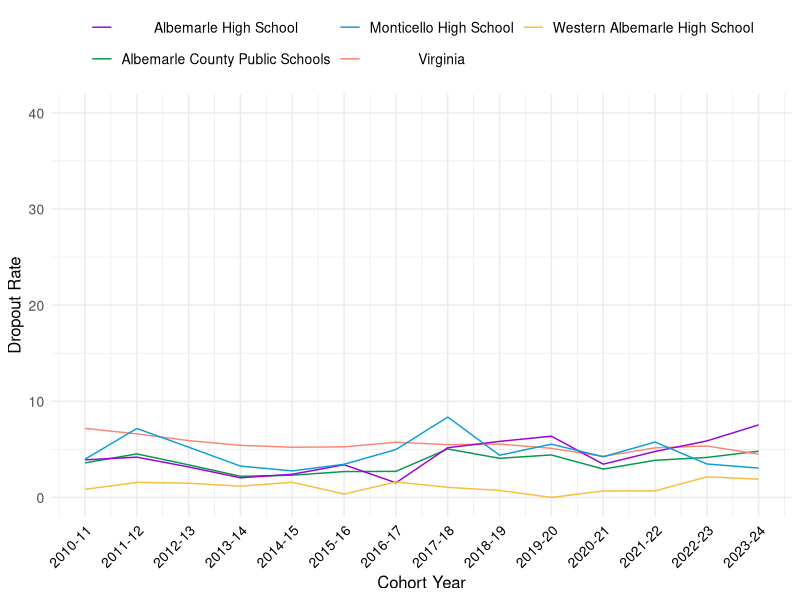
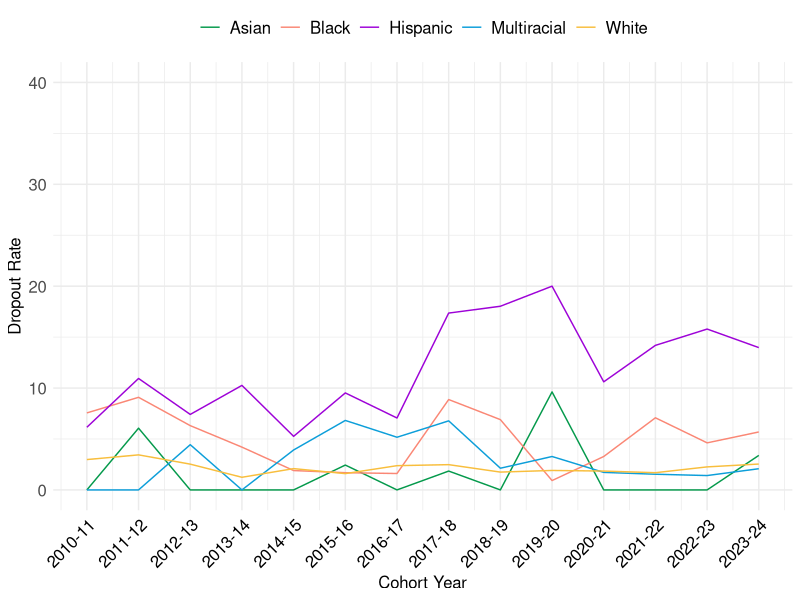
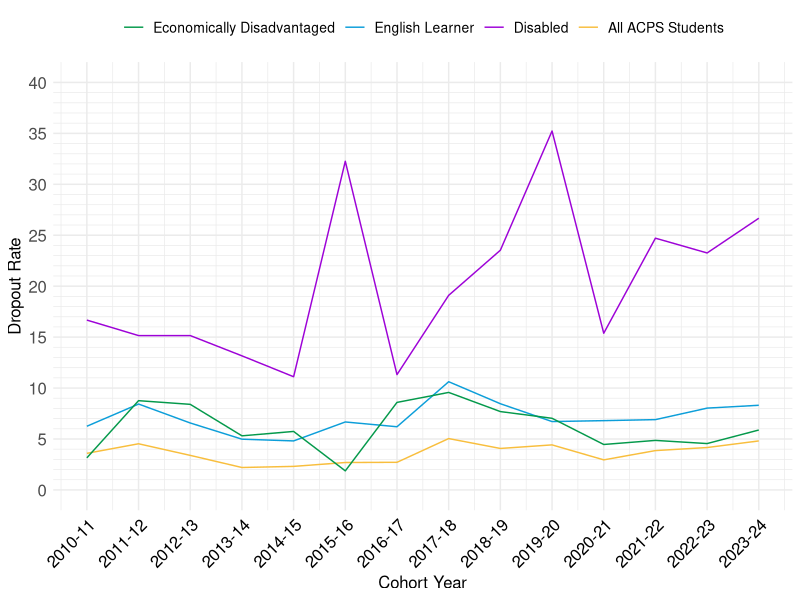
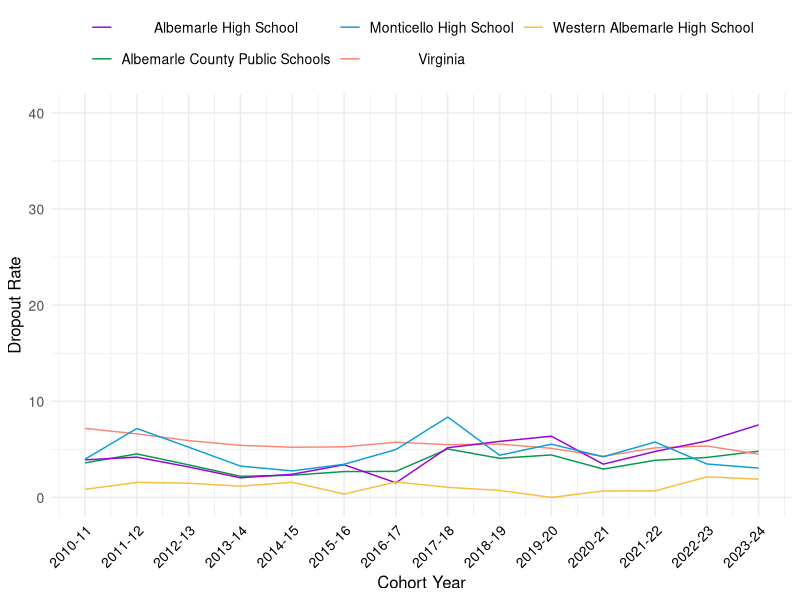
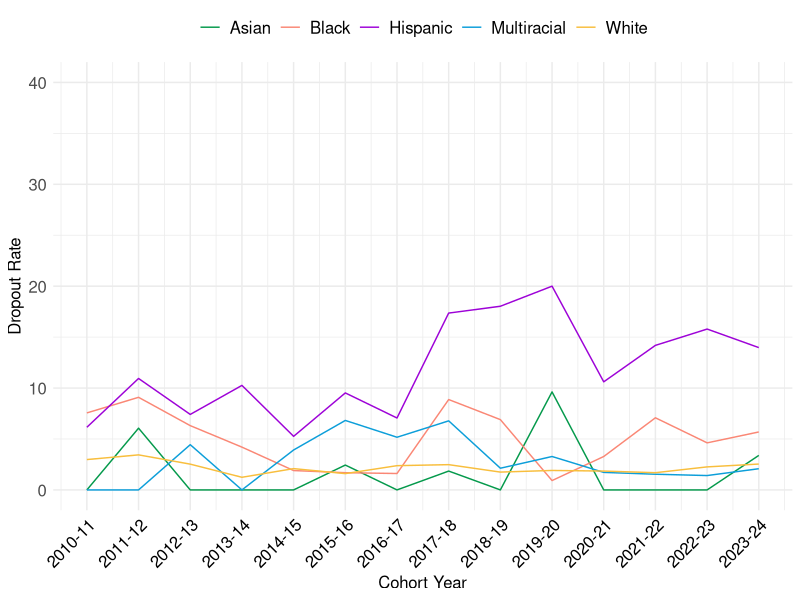
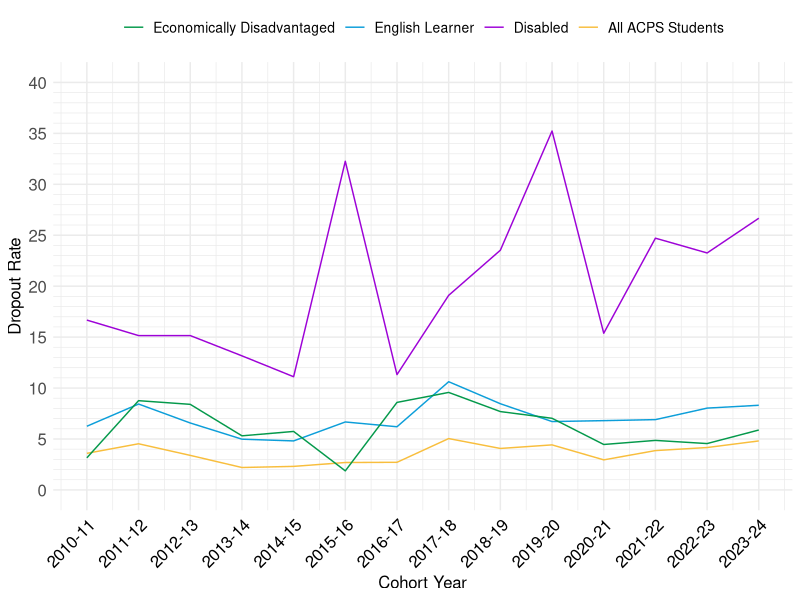

Recreate these plots in R, in order.
## ---- chunk 1
knitr::opts_chunk$set(echo = FALSE)
##############################################################
# Call Libraries
##############################################################

library(readxl)
library(dplyr)
library(tidyverse)
library(ggplot2)
library(here)

grad <- read_csv("../data/ACPS_graduation_data_2008-24.csv")
## ---- chunk 2
##############################################################
# Dropout Rates by School
##############################################################

ggplot() +
  geom_line(data=grad %>% dplyr::filter(data_level=="All",is.na(school_name)),
            aes(x=cohort_year,y=dropout_rate,color=level)) +
  geom_line(data=grad %>% dplyr::filter(data_level=="All",!is.na(school_name)),
            aes(x=cohort_year,y=dropout_rate,color=school_name)) +
  theme_minimal()+
  scale_x_continuous(limits=c(2011,2024),breaks=seq(2011,2024,1),
                     labels=c("2010-11","2011-12","2012-13","2013-14","2014-15","2015-16",
                              "2016-17","2017-18","2018-19","2019-20","2020-21","2021-22",
                              "2022-23","2023-24"))+
  scale_y_continuous(limits=c(0,40),breaks=seq(0,40,10),minor_breaks=seq(0,40,5))+
  labs(x="Cohort Year", y="Dropout Rate")+
  geom_text(size = 5, hjust=0.5, vjust=-1, color="black") + 
  scale_color_manual(name = "School",
                     labels = c("Albemarle High School","Albemarle County Public Schools",
                                  "Monticello High School", "Virginia", 
                                  "Western Albemarle High School"),
                     values= c("#9d02d7", "#04994b", "#0C9ED9", "#fa8775", "#F8BE3D"))+
  theme(legend.title=element_blank(), 
        legend.position = "top", 
        legend.text = element_text(size = 10, hjust=.5), 
        axis.text.x = element_text(color = "black", size = 10, angle = 45, hjust = 1), 
        axis.ticks = element_blank(),
        plot.title.position= "plot", 
        plot.caption.position = "plot", 
        axis.text.y = element_text(size = 10), 
        text = element_text(size = 12, family="sans"), 
        plot.title = element_text(size = 16, hjust=.65), 
        plot.caption = element_text(size = 14))+
  guides(color=guide_legend(nrow=2))

 ggsave("../plots/dropout_school.png",device="png",width=8,height=4,units="in")


## ---- chunk 3
##############################################################
# Dropout Rates by Race
##############################################################

ggplot() +
  geom_line(data=grad %>% dplyr::filter(data_level=="Race",level=="Division",
                                        subgroup!="American Indian or Alaska Native",
                                        subgroup!="Native Hawaiian  or Pacific Islander"),
            aes(x=cohort_year,y=dropout_rate,color=subgroup)) +
  theme_minimal()+
  scale_x_continuous(limits=c(2011,2024),breaks=seq(2011,2024,1),
                     labels=c("2010-11","2011-12","2012-13","2013-14","2014-15","2015-16",
                              "2016-17","2017-18","2018-19","2019-20","2020-21","2021-22",
                              "2022-23","2023-24"))+
  scale_y_continuous(limits=c(0,40),breaks=seq(0,40,10),minor_breaks=seq(0,40,5))+
  labs(x="Cohort Year", y="Dropout Rate")+
  scale_color_manual(name = "Race/Ethnicity",
                       labels = c("Asian","Black","Hispanic","Multiracial","White"),
                       values = c("#04994b","#fa8775","#9d02d7","#0c9ed9", "#f8be3d"))+
  geom_text(size = 5, hjust=0.5, vjust=-1, color="black") +
  theme(legend.title=element_blank(),
        legend.position = "top",
        legend.text = element_text(size = 12, hjust=.5),
        axis.text.x = element_text(color = "black", size = 12, angle = 45, hjust = 1),
        axis.ticks = element_blank(),
        plot.title.position= "plot",
        plot.caption.position = "plot",
        axis.text.y = element_text(size = 12),
        text = element_text(size = 12, family="sans"),
        plot.title = element_text(size = 16, hjust=.65),
        plot.caption = element_text(size = 14))

 ggsave("../plots/dropout_race.png",device="png",width=8,height=4,units="in")

## ---- chunk 4

##############################################################
# Dropout Rates by Student Subgroup
##############################################################
  
ggplot() +
  geom_line(data=grad %>% dplyr::filter(data_level=="All",level=="Division"),
            aes(x=cohort_year,y=dropout_rate,color=subgroup)) +
  geom_line(data=grad %>% dplyr::filter(data_level=="Economic Advantage",level=="Division",
                                        subgroup!="Non-ECD"),
            aes(x=cohort_year,y=dropout_rate,color=subgroup)) +
  geom_line(data=grad %>% dplyr::filter(data_level=="English Learner",level=="Division",
                                        subgroup!="Non-English Learner"),
            aes(x=cohort_year,y=dropout_rate,color=subgroup)) +
  geom_line(data=grad %>% dplyr::filter(data_level=="Disability",level=="Division",
                                        subgroup!="Non-Disabled"),
            aes(x=cohort_year,y=dropout_rate,color=subgroup)) +
  theme_minimal()+
  scale_x_continuous(limits=c(2011,2024),breaks=seq(2011,2024,1),
                     labels=c("2010-11","2011-12","2012-13","2013-14","2014-15","2015-16",
                              "2016-17","2017-18","2018-19","2019-20","2020-21","2021-22",
                              "2022-23","2023-24"))+
  scale_y_continuous(limits=c(0,40),breaks=seq(0,40,5),minor_breaks=seq(0,40,1))+
  labs(x="Cohort Year", y="Dropout Rate")+
  geom_text(size = 5, hjust=0.5, vjust=-1, color="black") + 
  scale_color_manual(name = "Membership Group",
                     labels = c("Economically Disadvantaged","English Learner",
                                  "Disabled", "All ACPS Students"),
                     values= c("#04994b", "#0c9ed9", "#9d02d7", "#f8be3d"))+
  theme(legend.title=element_blank(), 
        legend.position = "top", 
        legend.text = element_text(size = 10, hjust=.5), 
        axis.text.x = element_text(color = "black", size = 12, angle = 45, hjust = 1), 
        axis.ticks = element_blank(),
        plot.title.position= "plot", 
        plot.caption.position = "plot", 
        axis.text.y = element_text(size = 12), 
        text = element_text(size = 12, family="sans"), 
        plot.title = element_text(size = 16, hjust=.65), 
        plot.caption = element_text(size = 14))

 ggsave("../plots/dropout_group.png",device="png",width=8,height=4,units="in")


